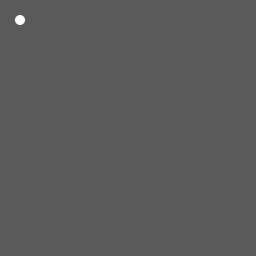
Frame 1 (no input)
Frame 60 (the mouse pressed at the canvas centre just before this capture): identical to frame 1, image omitted
Frame 120 (the mouse held since frame 60 and released just before this capture): identical to frame 1, image omitted

The Processing sketch that drew this single still picture (run headless with seeded random() and noise(); from frame 60 on, the mouse is pressed at the canvas centre):

// Processing sketch: processing_44290
// ── processing_44290.pde


Ball sa = new Ball (20, 20);
 
void setup() {
  size(256,256);
 
  }

void draw() {
  background (90);
  sa.update();
 
  }


class Ball {
  float x,y,v;
 
  Ball(float x_, float y_){
    x = x_;
    y = y_;
    v = 10;
  }
 
  void update(){
 
    float distance = dist(mouseX,mouseY,x,y);
 
 if (distance < 3 ){

        float radians = atan2(mouseY-y,mouseX-x)+PI;
        x = x + v * cos(radians);
        y = y + v * sin(radians);

    }

    noStroke();
    fill(#FFFFFF);
    ellipse(x,y,10,10);
  }
 
 
}
